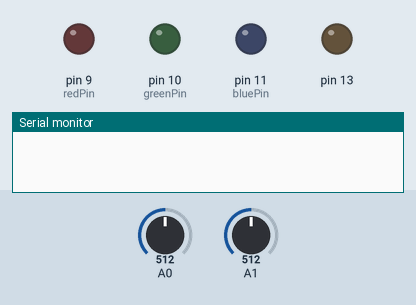
This sketch was run on a simulated Arduino Uno, built with avr-gcc and run on an emulated ATmega328P. On the bench: output pins drawn as LEDs (lit = HIGH), the last lines printed to the serial monitor. The inputs (shaded band) are chosen by the test bench; at power-on: A0 = 512, A1 = 512.

Above: at 1.2 s.
1.3 s: A0 set to 314
2.8 s: A0 set to 282
At 3.9 s:
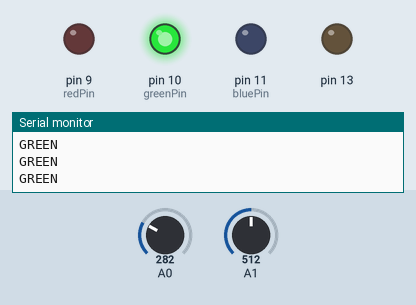
4.3 s: A1 set to 458
7.3 s: A1 set to 438
At 7.7 s:
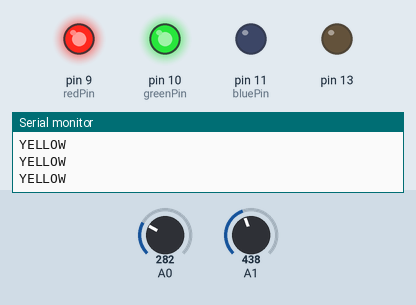
8.8 s: A1 set to 610
At 9.9 s:
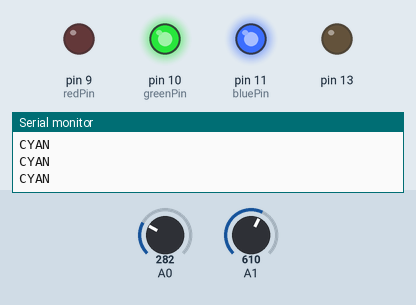
10.3 s: A1 set to 742
11.8 s: A1 set to 761
At 12.2 s:
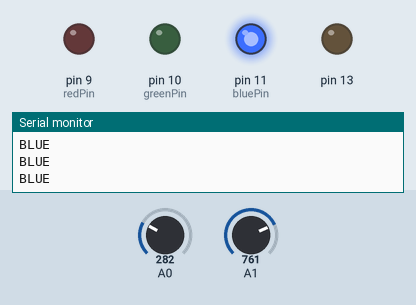
Timing chart, 0 to 14.3 s (numbered marks = the images above; inputs shaded):
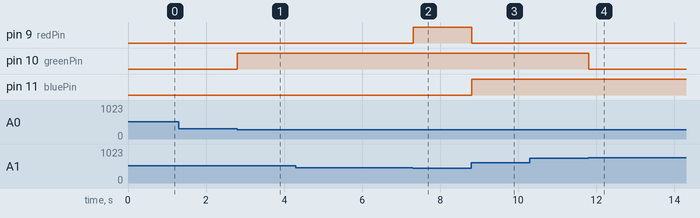

Measured:
- the behaviour switches between 300 and 299 on A0 (found by bisection; images 0 and 1)
- the behaviour switches between 451 and 450 on A1 (found by bisection; images 1 and 2)
- the behaviour switches between 750 and 751 on A1 (found by bisection; images 3 and 4)
- after the input at 1.3 s, every drawn part: stays the same
- after the input at 2.8 s, pin 10 (greenPin): LOW → HIGH at once
- after the input at 7.3 s, pin 9 (redPin): LOW → HIGH at once
- after the input at 8.8 s, pin 9 (redPin): HIGH → LOW at once; pin 11 (bluePin): LOW → HIGH at once
- after the input at 11.8 s, pin 10 (greenPin): HIGH → LOW at once

The sketch:

Lab_1D.ino
```cpp
int pr,pm;
int threshold = 300;
int color[3];
int redPin = 9;
int greenPin=10;
int bluePin=11;

void setup() {
  pinMode(13, OUTPUT);
  Serial.begin(9600);
}

void loop() {
  pr = analogRead(A0);
  pm = analogRead(A1);
  if (pr >= threshold) {
    analogWrite(redPin, 0);
    analogWrite(bluePin, 0);
    analogWrite(greenPin, 0);
  }
  else{
    if(pm<=150){
      color[0]=255;
      color[1]=0;
      color[2]=0;
      Serial.println("RED");
      //red
    }

    if(pm>150 && pm <= 300){
      color[0]=255;
      color[1]=50;
      color[2]=0;
      Serial.println("ORANGE");
      //orange
    }

    if(pm>300 && pm <=450){
      color[0]=255;
      color[1]=255;
      color[2]=0;
      Serial.println("YELLOW");
      //yellow
    }

    if(pm>450 && pm<=600){
      color[0]=0;
      color[1]=255;
      color[2]=0;
      Serial.println("GREEN");
      //green
    }

    if(pm>600 && pm <=750){
      color[0]=0;
      color[1]=255;
      color[2]=255;
      Serial.println("CYAN");
      //cyan
    }

    if(pm>750 && pm<=900){
      color[0]=0;
      color[1]=0;
      color[2]=255;
      Serial.println("BLUE");
      //blue
    }

    if(pm>900){
      color[0]=255;
      color[1]=0;
      color[2]=255;
      Serial.println("MAGENTA");
      //magenta
    }
  }
  analogWrite(redPin,color[0]);
  analogWrite(greenPin,color[1]);
  analogWrite(bluePin,color[2]);
}
```
